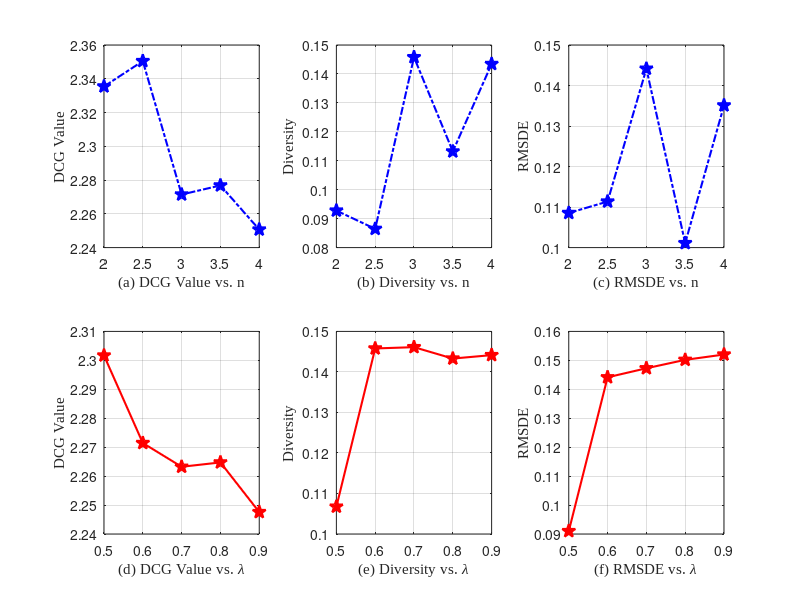

This figure's MATLAB source:
clf;clear
% DCG vs. n_top
x=linspace(0,20,5);
y1=[2.33545509,2.35047883,2.27143582,2.27680940,2.25067934];
subplot(2,3,1)
plot(x,y1,'-.bp','LineWidth',1.5,'MarkerFaceColor','b','MarkerSize',10)
grid on
xlabel('\fontname{Times New Roman}(a) DCG Value vs. n')
ylabel('\fontname{Times New Roman}DCG Value')
set(gca,'looseInset',[0,25,0,5])
set(gca, 'XTicklabel',{'2','2.5','3','3.5','4'}); 
% Div vs. n_top
x=4:8;
y1=[0.09278210,0.08646100,0.14579124,0.11321022,0.14343380];
subplot(2,3,2)
plot(x,y1,'-.bp','LineWidth',1.5,'MarkerFaceColor','b','MarkerSize',10)
grid on
xlabel('\fontname{Times New Roman}(b) Diversity vs. n')
ylabel('\fontname{Times New Roman}Diversity')
set(gca,'looseInset',[0,25,0,5])
set(gca, 'XTicklabel',{'2','2.5','3','3.5','4'}); 
% RMSDE vs. n_top
x=3:7;
y1=[0.10854028,0.11136154,0.14414500,0.10110114,0.13508945];
subplot(2,3,3)
plot(x,y1,'-.bp','LineWidth',1.5,'MarkerFaceColor','b','MarkerSize',10)
grid on
xlabel('\fontname{Times New Roman}(c) RMSDE vs. n')
ylabel('\fontname{Times New Roman}RMSDE')
set(gca,'looseInset',[0,25,0,5])
set(gca, 'XTicklabel',{'2','2.5','3','3.5','4'}); 
%%%%%%%%%%%%%%%%%%%%%%%%%%%%%%%%%%%%%%%%%%%%%%%%%%%%%%%%%%%%%%%%%%%%%%%%
% DCG vs. lamda
x=linspace(0,20,5);
y1=[2.30166897,2.27143582,2.26322653,2.26473036,2.24757221];
subplot(2,3,4)
plot(x,y1,'-rp','LineWidth',1.5,'MarkerFaceColor','r','MarkerSize',10)
grid on
xlabel('\fontname{Times New Roman}(d) DCG Value vs. \it\lambda')
ylabel('\fontname{Times New Roman}DCG Value')
set(gca,'looseInset',[0,25,0,5])
set(gca, 'XTicklabel',{'0.5','0.6','0.7','0.8','0.9'}); 
% Div vs. lamda
x=4:8;
y1=[0.10673971,0.14579124,0.14611285,0.14329819,0.14414844];
subplot(2,3,5)
plot(x,y1,'-rp','LineWidth',1.5,'MarkerFaceColor','r','MarkerSize',10)
grid on
xlabel('\fontname{Times New Roman}(e) Diversity vs. \it\lambda')
ylabel('\fontname{Times New Roman}Diversity')
set(gca,'looseInset',[0,25,0,5])
set(gca, 'XTicklabel',{'0.5','0.6','0.7','0.8','0.9'}); 
% RMSDE vs. lamda
x=3:7;
y1=[0.09099887,0.14414500,0.14726306,0.15017605,0.15201132];
subplot(2,3,6)
plot(x,y1,'-rp','LineWidth',1.5,'MarkerFaceColor','r','MarkerSize',10)
grid on
xlabel('\fontname{Times New Roman}(f) RMSDE vs. \it\lambda')
ylabel('\fontname{Times New Roman}RMSDE')
set(gca,'looseInset',[0,25,0,5])
set(gca, 'XTicklabel',{'0.5','0.6','0.7','0.8','0.9'}); 

